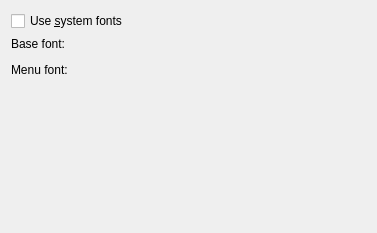
<ui version="4.0" >
 <class>FontConfigBase</class>
 <widget class="QWidget" name="FontConfigBase" >
  <property name="geometry" >
   <rect>
    <x>0</x>
    <y>0</y>
    <width>377</width>
    <height>233</height>
   </rect>
  </property>
  <property name="windowTitle" >
   <string>Form1</string>
  </property>
  <layout class="QVBoxLayout" >
   <property name="margin" >
    <number>11</number>
   </property>
   <property name="spacing" >
    <number>6</number>
   </property>
   <item>
    <widget class="QCheckBox" name="chkSystem" >
     <property name="text" >
      <string>Use &amp;system fonts</string>
     </property>
    </widget>
   </item>
   <item>
    <widget class="QLabel" name="TextLabel1" >
     <property name="text" >
      <string>Base font:</string>
     </property>
     <property name="alignment" >
      <set>Qt::AlignLeading|Qt::AlignLeft|Qt::AlignVCenter</set>
     </property>
     <property name="wordWrap" >
      <bool>false</bool>
     </property>
    </widget>
   </item>
   <item>
    <widget class="FontEdit" native="1" name="edtFont" />
   </item>
   <item>
    <widget class="QLabel" name="TextLabel2" >
     <property name="text" >
      <string>Menu font:</string>
     </property>
     <property name="wordWrap" >
      <bool>false</bool>
     </property>
    </widget>
   </item>
   <item>
    <widget class="FontEdit" native="1" name="edtMenu" />
   </item>
   <item>
    <spacer>
     <property name="orientation" >
      <enum>Qt::Vertical</enum>
     </property>
     <property name="sizeType" >
      <enum>QSizePolicy::Expanding</enum>
     </property>
     <property name="sizeHint" >
      <size>
       <width>20</width>
       <height>20</height>
      </size>
     </property>
    </spacer>
   </item>
  </layout>
 </widget>
 <customwidgets>
  <customwidget>
   <class>FontEdit</class>
   <extends>QWidget</extends>
   <header>fontedit.h</header>
  </customwidget>
 </customwidgets>
 <resources/>
 <connections/>
</ui>
